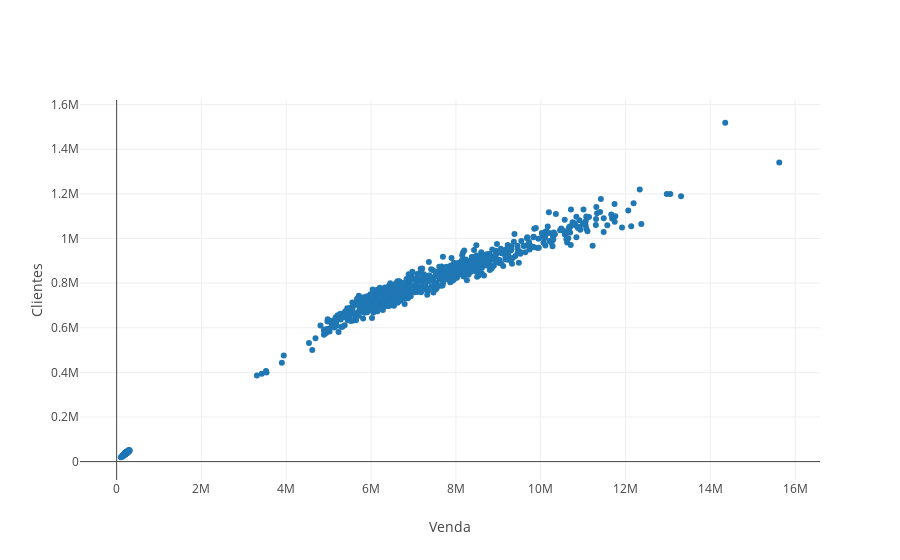

The code cell stored with this chart in its notebook:
### Markdown cell above
Alguns tipos de customização não seria possível fazer com o cufflinks, por exemplo caso houvesse a necessidade de alterar o texto quando passe o mouse em cima do de um ponto do gráfico acima não seria possível. Já com o plotly é possível fazer uma customização maior nos gráficos. No exemplo abaixo foi alterado o texto, sendo incluso a descrição de quantas lojas estavam em promoção.

### Code cell
plot_data = [go.Scatter(x=df['Sales'], 
                        y=df['Customers'],
                        mode='markers',
                        name='markers',
                        hoverinfo='text',
                        text=df.apply(
                            lambda x: "Num. lojas promoção: {Promo} <br> Venda: {Sales} <br> Clientes: {Customers}".format(**x), 
                            axis=1)
                       )]

plot_layout = dict(
    xaxis=dict(title='Venda'),
    yaxis=dict(title='Clientes'),
)
    
figure = go.Figure(data=plot_data, layout=plot_layout)
py.iplot(figure)

### Figure 1 — Plotly figure (JSON) as saved in the notebook; plotly's stock layout.template omitted (floating-point values rounded to 4 significant figures; data arrays with more than 128 entries replaced by an {"elided": "..."} marker saying what was removed)
{"data": [{"hoverinfo": "text", "mode": "markers", "name": "markers", "text": {"elided": "942 str values"}, "type": "scatter", "uid": "5ce6dd00-4db6-11ea-8896-fc017cc0433b", "x": {"elided": "942 int values"}, "y": {"elided": "942 int values"}}], "layout": {"xaxis": {"title": "Venda"}, "yaxis": {"title": "Clientes"}}}
